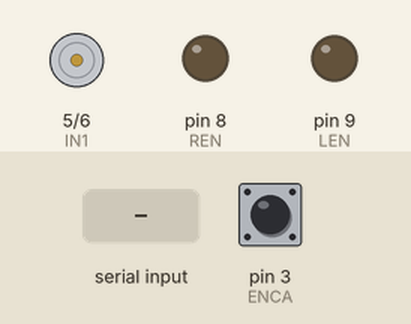
Simulated run of this sketch. Board: Arduino Uno, built with avr-gcc and run on an emulated ATmega328P. On the bench: motor-driver pin pairs drawn as motors (green arrow = first pin HIGH = forward, orange = second pin HIGH = backward, longer = more drive), output pins drawn as LEDs (lit = HIGH). The inputs (shaded band) are chosen by the test bench; at power-on: pin 3 (ENCA) HIGH.

Above: at 1.2 s.
1.3 s: "f\n" received over Serial
At 2.4 s:
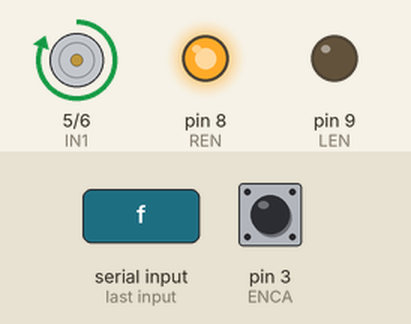
2.8 s: "b\n" received over Serial
At 3.5 s:
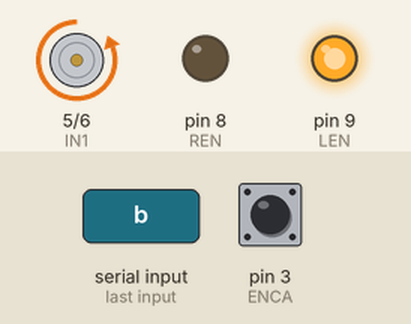
4.3 s: "s\n" received over Serial
At 4.7 s:
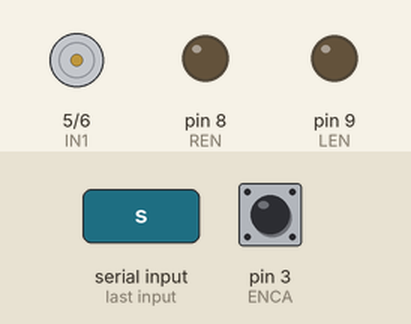
Timing chart, 0 to 7.3 s (numbered marks = the images above; inputs shaded):
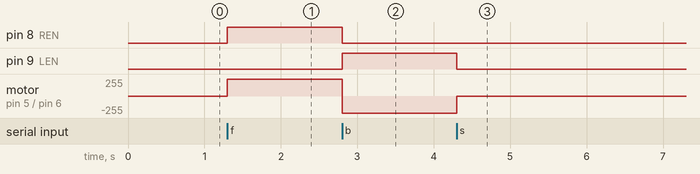

The sketch:

bts7960.ino
```cpp
#include <util/atomic.h> // For the ATOMIC_BLOCK macro

#define REN 8 // Enable pin for BTS7960
#define LEN 9

#define IN1 5 // IN1 pin for BTS7960
#define IN2 6 // IN2 pin for BTS7960

#define ENCA 3 // Yellow
#define ENCB 4 // White

volatile int posi = 0; // specify posi as volatile
int pos = 0; // declare pos

void setup() {
  Serial.begin(115200); // Initialize serial communication at 9600 baud
  pinMode(REN, OUTPUT);
  pinMode(LEN, OUTPUT);
  pinMode(IN1, OUTPUT);
  pinMode(IN2, OUTPUT);

  pinMode(ENCA,INPUT);
  pinMode(ENCB,INPUT);
  attachInterrupt(digitalPinToInterrupt(ENCA),readEncoder,RISING);
}

void loop() {
  if (Serial.available()) { // Check if data is available to read
    String input = Serial.readStringUntil('\n'); // Read the incoming string until newline

    if (input == "f") {
//      Serial.println("forward");
      digitalWrite(IN1, HIGH); // Rotate motor forward
      digitalWrite(IN2, LOW);
      analogWrite(REN, 255); // Max speed
      analogWrite(LEN, 0); // Disable LEN
    } else if (input == "s") {
//      Serial.println("stop");
      digitalWrite(IN1, LOW); // Stop motor
      digitalWrite(IN2, LOW);
      analogWrite(REN, 0); // Disable REN
      analogWrite(LEN, 0); // Disable LEN
    } else if (input == "b") {
//      Serial.println("backward");
      digitalWrite(IN1, LOW); // Rotate motor backward
      digitalWrite(IN2, HIGH);
      analogWrite(REN, 0); // Disable REN
      analogWrite(LEN, 255); // Max speed
    } else {
//      Serial.println("Invalid input");
    }
  }

//  int a = digitalRead(ENCA);
//  int b = digitalRead(ENCB);
//  Serial.print(a*5);
//  Serial.print(" ");
//  Serial.print(b*5);
//  Serial.println();

//  ATOMIC_BLOCK(ATOMIC_RESTORESTATE) {
//    pos = posi;
//  }
//  Serial.println(pos);
}

void readEncoder(){
  int b = digitalRead(ENCB);
  if(b > 0){
    posi++;
  }
  else{
    posi--;
  }
}
```

Measured:
- after the input at 1.3 s, pin 8 (REN): LOW → HIGH at once; motor on pin 5 (IN1) / pin 6 (IN2): stopped → forward 255/255 at once
- after the input at 2.8 s, pin 8 (REN): HIGH → LOW at once; pin 9 (LEN): LOW → HIGH at once; motor on pin 5 (IN1) / pin 6 (IN2): forward 255/255 → backward 255/255 at once
- after the input at 4.3 s, pin 9 (LEN): HIGH → LOW at once; motor on pin 5 (IN1) / pin 6 (IN2): backward 255/255 → stopped at once
